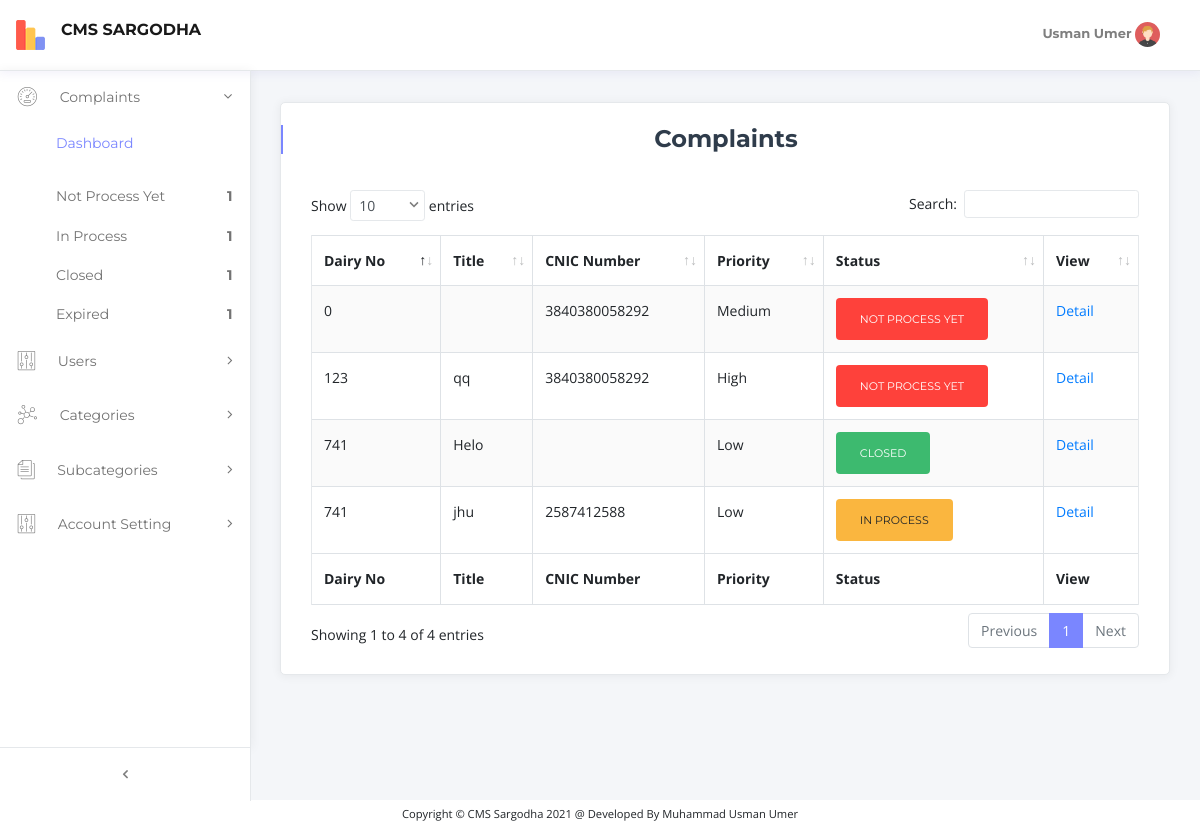
/showcomplaint.php (signed in), run on the app's committed database.
### tables this page shows
CREATE TABLE `complaint` (
  `complaint_id` int(255) NOT NULL,
  `complainttitle` varchar(255) NOT NULL,
  `dairynumber` int(255) NOT NULL,
  `firstname` varchar(255) NOT NULL,
  `lastname` varchar(255) NOT NULL,
  `fathername` varchar(255) NOT NULL,
  `contactno` varchar(255) NOT NULL,
  `address` varchar(255) NOT NULL,
  `priority` varchar(255) NOT NULL,
  `lastdatetoreply` date NOT NULL,
  `description` varchar(255) NOT NULL,
  `category_id` int(255) NOT NULL,
  `subcategory_id` int(255) NOT NULL,
  `date` datetime NOT NULL DEFAULT current_timestamp(),
  `user_id` int(255) NOT NULL,
  `city` varchar(255) NOT NULL,
  `attachment` varchar(255) NOT NULL,
  `cnicno` varchar(255) NOT NULL,
  `status` varchar(255) DEFAULT NULL
);

### config/dbconfig.php (called while the page is built, shortened)
<?php
    require_once('./config/operationscomplaint.php');
    class dbconfig
    {
        public function db_connect()
        {
            $this->connection = mysqli_connect('localhost','root','','cms_sgd');
        }
    }
?>

### config/operationscomplaint.php (called while the page is built, shortened)
<?php
    require_once('./config/dbconfig.php');
    $db = new dbconfig();
    class operationscomplaint extends dbconfig
    {
                    ?> <script>
                <?php }
        public function view_record()
        {
            global $db;
            $query = "select * from complaint";
            $result = mysqli_query($db->connection,$query);
            return $result;
        }
    }
?>

### showcomplaint.php (the view, shortened to what this page needs)
<?php
require_once("header.php");
require_once('./config/dbconfig.php');
$db = new operationscomplaint();
$result=$db->view_record();
?>
<div class="content-wrapper">
    <div class="container-fluid">
        <div class="row">
                <div class="col-xl-12">
                    <div class="card card-shadow mb-4">
                        <div class="card-header border-0">
                            <div class="custom-title-wrap bar-primary">
                                <div class="custom-title text-center"><h3>Complaints</h3></div>
                            </div>
                        </div>
                        <div class="card-body- pt-3 pb-4">
                            <div class="table-responsive">
                                <table id="data_table" class="table table-bordered table-striped" cellspacing="0">
                                    <thead>
                                    <tr>
                                    <th>Dairy No</th>
                                    <th>  Title</th>
                                    <th>  CNIC Number</th>
                                    <th>Priority</th>
                                    <th>Status</th>
                                    <th  >View</th>
                                    </tr>
                                    </thead>
                                    <tfoot>
                                    <tr>
                                    <th>Dairy No</th>
                                    <th>  Title</th>
                                    <th>  CNIC Number</th>
                                    <th>Priority</th>
                                    <th>Status</th>
                                    <th  >View</th>
                                    </tr>
                                    </tfoot>
                                    <tbody>
                                    <?php
                                    while($data = mysqli_fetch_assoc($result))
                                    {
                                ?>
                                    <td><?php echo $data['dairynumber'] ?></td>
                                    <td><?php echo $data['complainttitle'] ?></td>
                                    <td><?php echo $data['cnicno'] ?></td>
                                    <td><?php echo $data['priority']; if($data['status']=="inprocess"){ ?></td>
                                    <td><button type="button" class="btn btn-warning">In Process</button></td>
                                    <?php } else if($data['status']=="closed"){?>
                                        <td><button type="button" class="btn btn-success">Closed</button></td>
                                        <?php } else{?>
                                            <td><button type="button" class="btn btn-danger">Not process yet</button></td>
                                            <?php }?>
                                   <td><a href="complaintdetail.php?C_ID=<?php echo $data['complaint_id'] ?>" >Detail</a></td>
                            <?php
                                    }
                                ?>
                                    </tbody>
                                </table>
                            </div>
                        </div>
                    </div>
                </div>
            </div>
            </div>
            </div>
<?php
require_once("footer.php");
?>

### data on the page
complaint: dairynumber "741", complainttitle "Helo", priority "Low", status "CLOSED"
complaint: dairynumber "741", complainttitle "jhu", cnicno "2587412588", priority "Low", status "IN PROCESS"
complaint: dairynumber "123", complainttitle "qq", cnicno "3840380058292", priority "High", shows "NOT PROCESS YET"
complaint: dairynumber "0", cnicno "3840380058292", priority "Medium", shows "NOT PROCESS YET"

### other printed values
$result3 "1"
$result "1"
$result2 "1"
$result4 "1"
$_SESSION["username"] "Usman Umer"
